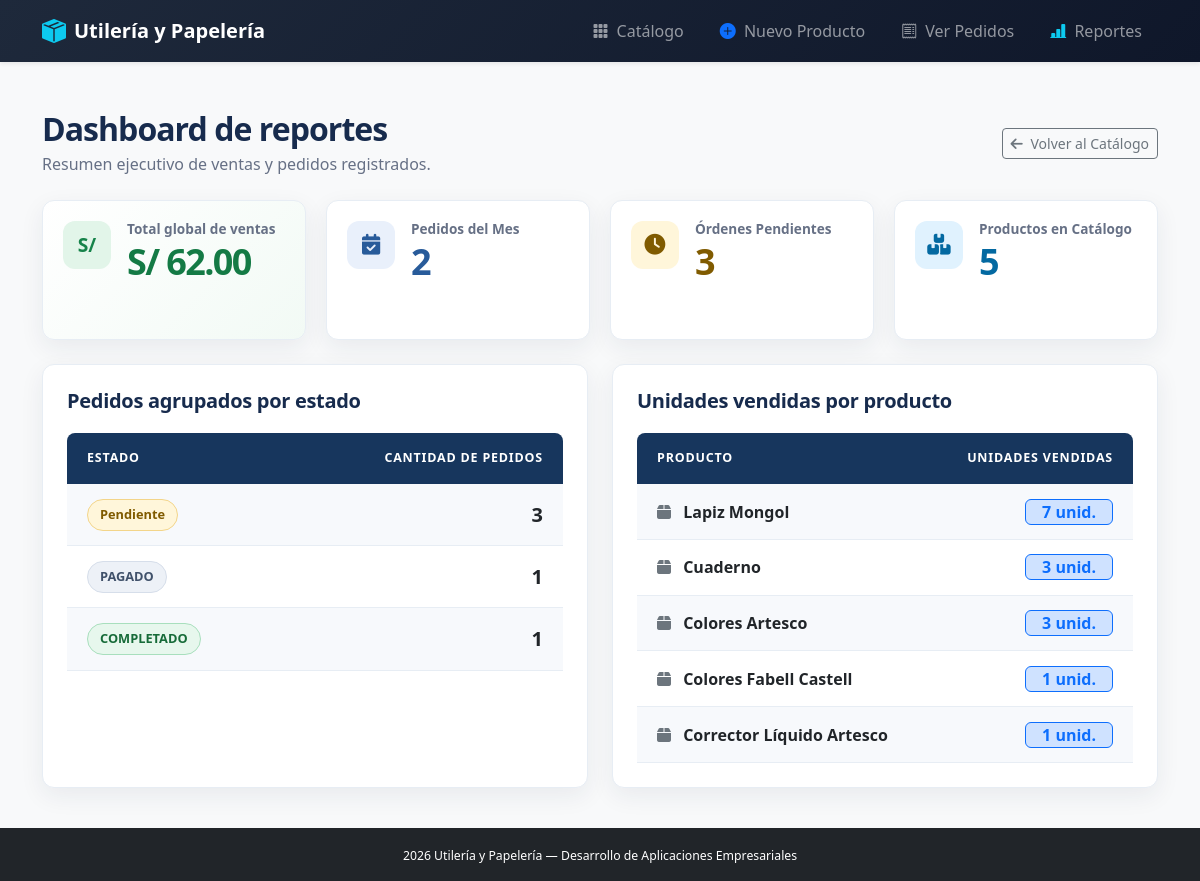
Page /utileria/reporte/ on the committed database.
### utileria/models.py (models this page shows, shortened)
class Pedido(models.Model):
    cliente = models.ForeignKey(
        Cliente,
        on_delete=models.CASCADE,
        related_name='pedidos',
        null=True,
        blank=True
    )
    proveedor = models.ForeignKey(
        Proveedor,
        on_delete=models.SET_NULL,
        related_name='pedidos',
        null=True,
        blank=True
    )
    fecha = models.DateTimeField(auto_now_add=True)
    estado = models.CharField(max_length=50, default='Pendiente')  # CAMPO DE ESTADO
    productos = models.ManyToManyField(
        Producto,
        through='DetallePedido',
        related_name='pedidos'
    )
    objects = PedidoQuerySet.as_manager()

class Producto(models.Model):  # ENTIDAD PRINCIPAL
    codigo = models.CharField(max_length=20)
    nombre = models.CharField(max_length=100)
    precio = models.DecimalField(max_digits=10, decimal_places=2)
    stock = models.IntegerField()  # CAMPO ENTERO QUE SE DESCUENTA CON F()
    categoria = models.ForeignKey(
        Categoria,
        on_delete=models.PROTECT,
        related_name='productos',
        null=True,
        blank=True
    )

### utileria/views.py (the view)
# urls.py: path('reporte/', views.reporte_view, name='reporte'),
def reporte_view(request):
    pedidos_mes_count = Pedido.objects.del_mes().count()
    pedidos_pendientes_count = Pedido.objects.pendientes().count()
    total_global_dict = DetallePedido.objects.aggregate(
        total=Sum(F('cantidad') * F('precio_unitario'))
    )
    total_global = total_global_dict['total'] or 0
    por_producto = Producto.objects.annotate(
        unidades=Sum('detallepedido__cantidad')
    ).order_by('-unidades')
    por_estado = (
        Pedido.objects.values('estado')
        .annotate(cantidad=Count('id'))
        .order_by('-cantidad')
    )
    context = {
        'total_global': total_global,
        'por_producto': por_producto,
        'por_estado': por_estado,
        'pedidos_mes_count': pedidos_mes_count,
        'pedidos_pendientes_count': pedidos_pendientes_count,
    }
    return render(request, 'utileria/reporte.html', context)

### utileria/models.py (called while the page is built)
    def pendientes(self):
        return self.filter(estado__iexact='Pendiente')

    def del_mes(self):
        hoy = timezone.now()
        return self.filter(fecha__year=hoy.year, fecha__month=hoy.month)

### utileria/templates/utileria/reporte.html (shortened to what this page needs)
{% extends 'utileria/base.html' %}
{% block content %}
<main class="dashboard">
    <header class="d-flex justify-content-between align-items-center mb-4">
        <div>
            <h1 class="dashboard-title h2 mb-1">Dashboard de reportes</h1>
            <p class="dashboard-subtitle mb-0">Resumen ejecutivo de ventas y pedidos registrados.</p>
        </div>
        <a href="{% url 'utileria:producto_list' %}" class="btn btn-outline-secondary btn-sm">
            <i class="fas fa-arrow-left me-1"></i> Volver al Catálogo
        </a>
    </header>
    <section class="kpi-grid" aria-label="Indicadores principales">
        <article class="kpi-card kpi-card-sales">
            <div class="kpi-icon" aria-hidden="true">S/</div>
            <div>
                <h2 class="kpi-label">Total global de ventas</h2>
                <p class="kpi-value">S/ {{ total_global|floatformat:2 }}</p>
            </div>
        </article>
        <article class="kpi-card">
            <div class="kpi-icon kpi-icon-orders" aria-hidden="true">
                <i class="fas fa-calendar-check"></i>
            </div>
            <div>
                <h2 class="kpi-label">Pedidos del Mes</h2>
                <p class="kpi-value kpi-value-orders">{{ pedidos_mes_count }}</p>
            </div>
        </article>
        <article class="kpi-card">
            <div class="kpi-icon kpi-icon-pending" aria-hidden="true">
                <i class="fas fa-clock"></i>
            </div>
            <div>
                <h2 class="kpi-label">Órdenes Pendientes</h2>
                <p class="kpi-value kpi-value-pending">{{ pedidos_pendientes_count }}</p>
            </div>
        </article>
        <article class="kpi-card">
            <div class="kpi-icon kpi-icon-products" aria-hidden="true">
                <i class="fas fa-boxes-stacked"></i>
            </div>
            <div>
                <h2 class="kpi-label">Productos en Catálogo</h2>
                <p class="kpi-value kpi-value-products">{{ por_producto|length }}</p>
            </div>
        </article>
    </section>
    <div class="row g-4">
        <div class="col-lg-6">
            <section class="report-panel h-100">
                <div class="d-flex justify-content-between align-items-center mb-3">
                    <div>
                        <h2 class="report-heading h5 mb-1">Pedidos agrupados por estado</h2>
                    </div>
                </div>
                <div class="table-responsive">
                    <table class="table table-striped table-hover report-table align-middle">
                        <thead>
                            <tr>
                                <th scope="col">Estado</th>
                                <th scope="col" class="text-end">Cantidad de pedidos</th>
                            </tr>
                        </thead>
                        <tbody>
                            {% for grupo in por_estado %}
                                <tr>
                                    <td>
                                        <span class="status-badge {% if grupo.estado|lower == 'completado' %}status-completado{% elif grupo.estado|lower == 'pendiente' %}status-pendiente{% else %}status-default{% endif %}">
                                            {{ grupo.estado|capfirst }}
                                        </span>
                                    </td>
                                    <td class="text-end fw-bold text-dark fs-5">{{ grupo.cantidad }}</td>
                                </tr>
                            {% empty %}
                                <tr>
                                    <td colspan="2" class="text-center text-muted py-4">
                                        Todavía no hay pedidos registrados para reportar.
                                    </td>
                                </tr>
                            {% endfor %}
                        </tbody>
                    </table>
                </div>
            </section>
        </div>
        <div class="col-lg-6">
            <section class="report-panel h-100">
                <div class="d-flex justify-content-between align-items-center mb-3">
                    <div>
                        <h2 class="report-heading h5 mb-1">Unidades vendidas por producto</h2>
                    </div>
                </div>
                <div class="table-responsive">
                    <table class="table table-striped table-hover report-table align-middle">
                        <thead>
                            <tr>
                                <th scope="col">Producto</th>
                                <th scope="col" class="text-end">Unidades Vendidas</th>
                            </tr>
                        </thead>
                        <tbody>
                            {% for item in por_producto %}
                                <tr>
                                    <td class="fw-semibold text-dark">
                                        <i class="fas fa-box text-secondary me-2"></i> {{ item.nombre }}
                                    </td>
                                    <td class="text-end">
                                        {% if item.unidades %}
                                            <span class="badge bg-primary-subtle text-primary border border-primary px-3 py-1 fs-6">
                                                {{ item.unidades }} unid.
                                            </span>
                                        {% else %}
                                            <span class="badge bg-light text-muted border px-2 py-1">
                                                0 unid.
                                            </span>
                                        {% endif %}
                                    </td>
                                </tr>
                            {% empty %}
                                <tr>
                                    <td colspan="2" class="text-center text-muted py-4">
                                        No hay información de productos disponible.
                                    </td>
                                </tr>
                            {% endfor %}
                        </tbody>
                    </table>
                </div>
            </section>
        </div>
    </div>
</main>
{% endblock %}

### utileria/templates/utileria/reporte.html (style rules this page uses)
.dashboard { --dashboard-ink: #172b4d; --dashboard-muted: #667085; --dashboard-border: #e7edf4; padding: 1rem 0 2rem; }
.dashboard-title { color: var(--dashboard-ink); font-weight: 700; letter-spacing: -0.03em; }
.dashboard-subtitle { color: var(--dashboard-muted); }
.kpi-grid { display: grid; grid-template-columns: repeat(auto-fit, minmax(220px, 1fr)); gap: 1.25rem; margin-bottom: 1.5rem; }
.kpi-card, .report-panel { border: 1px solid var(--dashboard-border); border-radius: 12px; background: #fff; box-shadow: 0 8px 24px rgba(23, 43, 77, 0.07); }
.kpi-card { display: flex; min-height: 140px; align-items: flex-start; gap: 1rem; padding: 1.25rem; }
.kpi-card-sales { background: linear-gradient(135deg, #fff 0%, #f2faf5 100%); }
.kpi-icon { display: grid; width: 3rem; height: 3rem; flex: 0 0 3rem; place-items: center; border-radius: 12px; background: #e2f5e9; color: #16834a; font-size: 1.2rem; font-weight: 700; }
.kpi-icon-orders { background: #e9f0fb; color: #285b9a; font-size: 1.3rem; }
.kpi-icon-pending { background: #fff6da; color: #805b00; font-size: 1.3rem; }
.kpi-icon-products { background: #e0f2fe; color: #0369a1; font-size: 1.3rem; }
.kpi-label { margin-bottom: 0.25rem; color: var(--dashboard-muted); font-size: 0.85rem; font-weight: 600; }
.kpi-value { margin-bottom: 0.25rem; color: #147a45; font-size: clamp(1.8rem, 3vw, 2.25rem); font-weight: 750; letter-spacing: -0.045em; line-height: 1.1; }
.kpi-value-orders { color: #285b9a; }
.kpi-value-pending { color: #805b00; }
.kpi-value-products { color: #0369a1; }
.report-panel { padding: 1.5rem; }
.report-heading { color: var(--dashboard-ink); font-weight: 650; letter-spacing: -0.015em; }
.report-table { --bs-table-striped-bg: #f7f9fc; --bs-table-hover-bg: #edf4ff; margin-bottom: 0; }
.report-table thead th { padding: 1rem 1.25rem; border: 0; background: #17365d; color: #fff; font-size: 0.78rem; font-weight: 650; letter-spacing: 0.065em; text-transform: uppercase; vertical-align: middle; }
.report-table thead th:first-child { border-radius: 8px 0 0; }
.report-table thead th:last-child { border-radius: 0 8px 0 0; }
.report-table tbody td { padding: 0.9rem 1.25rem; border-color: var(--dashboard-border); color: #344054; vertical-align: middle; }
.status-badge { display: inline-flex; align-items: center; border: 1px solid transparent; border-radius: 999px; padding: 0.35rem 0.75rem; font-size: 0.8rem; font-weight: 650; }
.status-completado { border-color: #a8dfbd; background: #e7f7ed; color: #176b39; }
.status-pendiente { border-color: #f3d58a; background: #fff6da; color: #805b00; }
.status-default { border-color: #d6deea; background: #edf1f7; color: #40516a; }

### rows in the picture
Pedido: estado "PAGADO", cantidad "1"
Producto: nombre "Lapiz Mongol", unidades "7"
Producto: nombre "Cuaderno", unidades "3"
Producto: nombre "Colores Artesco", unidades "3"
Producto: nombre "Colores Fabell Castell", unidades "1"
Producto: nombre "Corrector Líquido Artesco", unidades "1"

### other values in the picture
{{ total_global|floatformat:2 }} "62.00"
{{ pedidos_mes_count }} "2"
{{ pedidos_pendientes_count }} "3"
{{ por_producto|length }} "5"
{{ grupo.estado|capfirst }} "Pendiente" "COMPLETADO"
{{ grupo.cantidad }} "3" "1"
